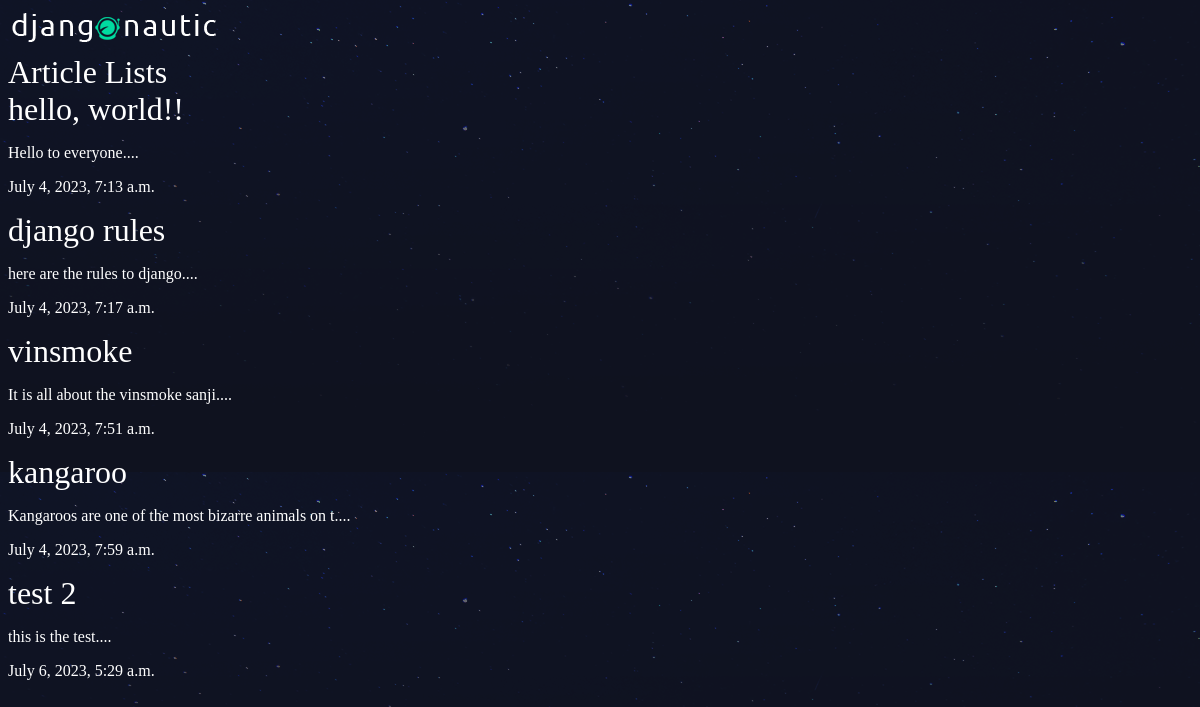
The app's page /articles/ with its own data.
### articles/models.py (models this page shows, shortened)
class Article(models.Model):
	title=models.CharField(max_length=100)
	slug=models.SlugField()
	body=models.TextField()
	date=models.DateTimeField(auto_now_add=True)
	thumb=models.ImageField(default='default.png',blank=True)
	def snippet(self):
		return self.body[:50]+"...."

### articles/views.py (the view)
# urls.py: path('', views.article_list,name='list'),
def article_list(request):
	articles=Article.objects.all().order_by("date")
	return render(request,"articles/article_list.html",{'articles':articles})

### articles/templates/articles/article_list.html
{%extends 'base_template.html'%}
{%block content%}
	<h1>Article Lists</h1>
	<div class="articles">
		{%for article in articles%}
		<a href="{%url 'articles:detail' slug=article.slug%}"><h1>{{article.title}}</h1></a>
		<p>{{article.snippet}}</p>
		<p>{{article.date}}</p>
		{%endfor%}
	</div>
{%endblock%}

### assets/style.css (style rules this page uses)
body { background-color: #0f121f; background-image: url(stars.png); background-repeat-y: no-repeat; color: #fff; }
body * { font-family: Ubuntu; }
h1, h2, h3, h4, h5 { font-weight: normal; margin: 0; }
a, a:hover, a:visited { color: #fff; text-decoration: none; }

### records on screen
Article: title "hello, world!!", snippet "Hello to everyone....", date "July 4, 2023, 7:13 a.m."
Article: title "django rules", snippet "here are the rules to django....", date "July 4, 2023, 7:17 a.m."
Article: title "vinsmoke", snippet "It is all about the vinsmoke sanji....", date "July 4, 2023, 7:51 a.m."
Article: title "kangaroo", snippet "Kangaroos are one of the most bizarre animals on t....", date "July 4, 2023, 7:59 a.m."
Article: title "test 2", snippet "this is the test....", date "July 6, 2023, 5:29 a.m."
